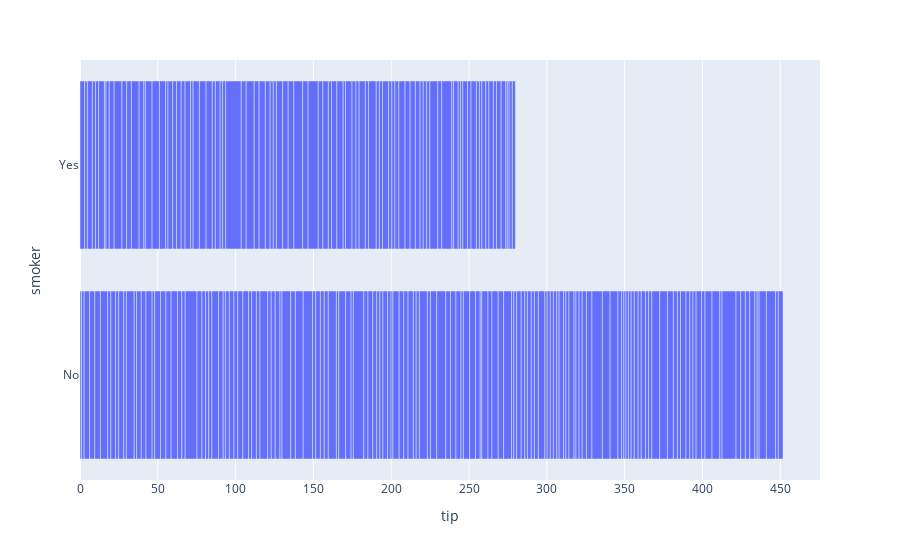

Notebook source saved alongside this figure:
### Code cell
figure = px.bar(data_frame =
                data,
               x = "tip",
               y = "smoker")
figure.show()

### Figure 1 — Plotly figure (JSON) as saved in the notebook; plotly's stock layout.template omitted (floating-point values rounded to 4 significant figures; data arrays with more than 128 entries replaced by an {"elided": "..."} marker saying what was removed)
{"data": [{"hovertemplate": "tip=%{x}<br>smoker=%{y}<extra></extra>", "legendgroup": "", "marker": {"color": "#636efa", "pattern": {"shape": ""}}, "name": "", "orientation": "h", "showlegend": false, "textposition": "auto", "type": "bar", "x": {"elided": "244 float values"}, "xaxis": "x", "y": {"elided": "244 str values"}, "yaxis": "y"}], "layout": {"barmode": "relative", "legend": {"tracegroupgap": 0}, "margin": {"t": 60}, "xaxis": {"anchor": "y", "domain": [0, 1], "title": {"text": "tip"}}, "yaxis": {"anchor": "x", "domain": [0, 1], "title": {"text": "smoker"}}}}
